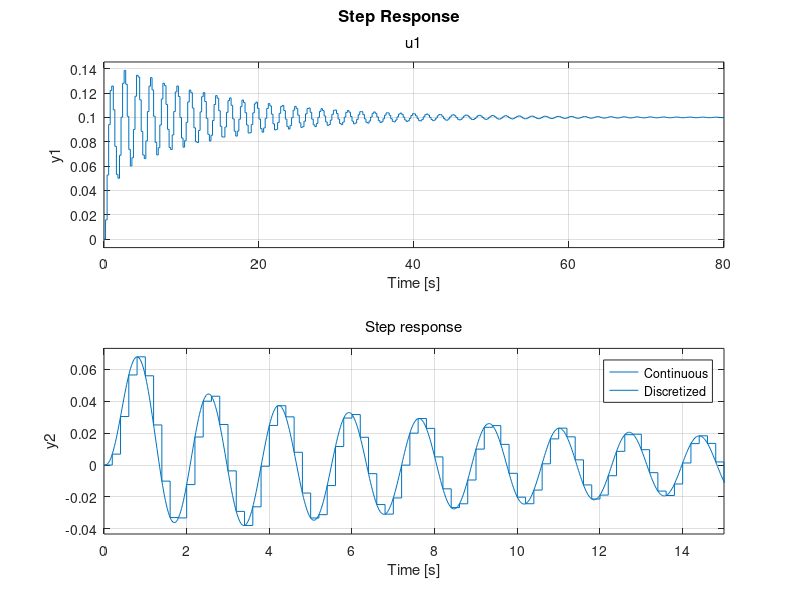

Reproduce this figure in MATLAB. (Note: this script raises an error after producing the figure.)
close all
%% Filtering Circuit
% The physical parameters for our example are:
% (L1)   inductance from first loop     2 H
% (C1)   capacitance from first loop    0.05 F
% (L2)   inductance from second loop    1 H
% (C2)   capacitance from second loop   0.047 F
% (R)    resistance                     10 Ohm

L1 = 2;
C1 = 0.05;
L2 = 1;
C2 = 0.047;
R = 10;

% e(t) modeled as white random process e(t) = w(t)

% x(t) = [q1(t) q2(t) q1(t)' q2(t)']
% q1(t)'' = 1/L1*(-R(q1(t)'-q2(t)')-1/C1*q1(t))
% q2(t)'' = 1/L2*(-R(q2(t)'-q1(t)')-1/C2*q2(t))
% xdot(t) = Ac*x(t) + G*w(t), w(t) ∼ N(0,Qc) 
% y(t) = Cc*x(t) + e(t), e(t) ~ N(0,Rc) 

Ac = [0 0 1 0; 
    0 0 0 1; 
    -1/(L1*C1) 0 -R/L1 R/L1; 
    0 -1/(L2*C2) R/L2 -R/L2];

Gc = [0 0 1 0]';

C = [1 0 0 0;
    0 1 0 0];

Qc = [10];
Qp = zeros(4,4);
Qp(3,3) = Qc;

Ts = 1;
Tc = 0.2;

Rd = eye(2)*0.25;

%% Discretization

sysC = ss(Ac, Gc, C, []);
sysD = c2d(sysC, Tc);

figure();
step(sysC);
hold on
step(sysD);
hold off
grid on
title('Step response');
legend('Continuous', 'Discretized');
xlim([0, 15]);

Ad = sysD.A;
Gd = sysD.B;
Cd = sysD.C;

Q = @(t) expm(Ac*t)*Qp*expm(Ac'*t);
Qd = integral(Q, 0, Tc, 'ArrayValued', 1);



%% Data generation
T = Tc;
sysD = ss(Ad, eye(4), eye(4), [], Tc);
data_len = 2000;
t = 0:T:(data_len*T)-T;
% w = (sqrt(Qd)*randn(length(Qd), data_len)).';
% n = (randn(length(Rd), data_len).'*sqrt(Rd)).';

w = mvnrnd(zeros(4,1), Qd, data_len).';
n = mvnrnd(zeros(2,1), Rd, data_len).';

Xt = lsim(sysD, w, t).';
Yt = C*Xt + n;

x0 = zeros(4, 1);
P0 = eye(4)*100;

%% Kalman algorithm
xhat = zeros(4, data_len);
xhat(:, 1) = x0;
P = cell(1, data_len);
P{1} = P0;
% innovation covariance
Sk = cell(1, floor(data_len/5));
% innovation
v = zeros(2, floor(data_len/5));
% normalised innovation
q = zeros(1, floor(data_len/5));
% error
err = zeros(2, floor(data_len/5));
for i = 1:data_len
    curx = xhat(:, i);
    curP = P{i};
    % measures
%     if(i ~= 0)
%         v(:, i) = Yt(:, i) - C*curx;
%         Sk{i} = Rd + C*P{i}*C';
%         q(i) = v(:, i)'*inv(Sk{i})*v(:, i);
%     end
    if(mod(i, 5) == 1)
        % next output
        cury = Yt(:, i);
        
        idx = floor(i/5)+1;
        v(:, idx) = cury - C*curx;
        Sk{idx} = Rd + C*P{i}*C';
        q(idx) = v(:, idx)'*inv(Sk{idx})*v(:, idx);
        
        % data-update step
        L = curP*C'*inv(C*curP*C' + Rd);
        curx = curx + L*(cury - C*curx);
        curP = curP - L*C*curP;
        xhat(:, i) = curx;
        err(:, idx) = cury - C*curx;
    end
    % time-update step
    if(i ~= data_len)
        xhat(:, i+1) = Ad*curx;
        P{i+1} = Ad*curP*Ad' + Qd;
    end
end
%% Plotting
plot_est(Yt, xhat, data_len);


%% Results
disp('----------------------Ideal Example----------------------')
[valid, p] = test1(v, Sk);
disp('========Test1========')
disp('Valid')
disp(valid)
disp('Percenatge')
disp(p)

valid = test2(q, 2, length(q));
disp('========Test2========')
disp('Valid')
disp(valid)

disp('========Test3========')
[valid, p] = test3(v);
disp('Valid')
disp(valid)
disp('Percentage')
disp(p)

disp('========RMSE========')
RMSE_err_inn = RMSE(v);
RMSE_err = RMSE(err);
disp('Error from innovation')
disp(RMSE_err_inn)
disp('Error from filtered value')
disp(RMSE_err)


%% Model Mismatch
R = 15;
L1 = 5;
C1 = 0.25;
Ac = [0 0 1 0; 
    0 0 0 1; 
    -1/(L1*C1) 0 -R/L1 R/L1; 
    0 -1/(L2*C2) R/L2 -R/L2];

sysC = ss(Ac, Gc, C, []);
sysD = c2d(sysC, Tc);

Amm = sysD.A;

%% Kalman Algorithm - Model mismatch
xhat = zeros(4, data_len);
xhat(:, 1) = x0;
P = cell(1, data_len);
P{1} = P0;
% innovation covariance
Sk = cell(1, floor(data_len/5));
% innovation
v = zeros(2, floor(data_len/5));
% normalised innovation
q = zeros(1, floor(data_len/5));
% error
err = zeros(2, floor(data_len/5));
for i = 1:data_len
    curx = xhat(:, i);
    curP = P{i};
    
    if(mod(i, 5) == 1)
        % next output
        cury = Yt(:, i);
        
        % measures
        idx = floor(i/5)+1;
        v(:, idx) = cury - C*curx;
        Sk{idx} = Rd + C*P{i}*C';
        q(idx) = v(:, idx)'*inv(Sk{idx})*v(:, idx);
        
        % data-update step
        L = curP*C'*inv(C*curP*C' + Rd);
        curx = curx + L*(cury - C*curx);
        curP = curP - L*C*curP;
        xhat(:, i) = curx;
        err(:, idx) = cury - C*curx;
    end
    % time-update step
    if(i ~= data_len)
        xhat(:, i+1) = Amm*curx;
        P{i+1} = Amm*curP*Amm' + Qd;
    end
end
%% Plotting
plot_est(Yt, xhat, data_len);
%% Results
disp('----------------------Model mismatch----------------------')
[valid, p] = test1(v, Sk);
disp('========Test1========')
disp('Valid')
disp(valid)
disp('Percenatge')
disp(p)

valid = test2(q, 2, length(q));
disp('========Test2========')
disp('Valid')
disp(valid)

disp('========Test3========')
[valid, p] = test3(v);
disp('Valid')
disp(valid)
disp('Percentage')
disp(p)

disp('========RMSE========')
RMSE_err_inn = RMSE(v);
RMSE_err = RMSE(err);
disp('Error from innovation')
disp(RMSE_err_inn)
disp('Error from filtered value')
disp(RMSE_err)

%% Noise Mismatch
Rnm = [0.5 0.1; 0.1 0.75];
Qnm = Qd;
Qnm(2, 2) = 0.5;

%% Kalman Algorithm - Noise mismatch
xhat = zeros(4, data_len);
xhat(:, 1) = x0;
P = cell(1, data_len);
P{1} = P0;
% innovation covariance
Sk = cell(1, floor(data_len/5));
% innovation
v = zeros(2, floor(data_len/5));
% normalised innovation
q = zeros(1, floor(data_len/5));
% error
err = zeros(2, floor(data_len/5));
for i = 1:data_len
    curx = xhat(:, i);
    curP = P{i};
    
    if(mod(i, 5) == 1)
        % next output
        cury = Yt(:, i);
        
        % measures
        idx = floor(i/5)+1;
        v(:, idx) = cury - C*curx;
        Sk{idx} = Rnm + C*P{i}*C';
        q(idx) = v(:, idx)'*inv(Sk{idx})*v(:, idx);
        
        % data-update step
        L = curP*C'*inv(C*curP*C' + Rnm);
        curx = curx + L*(cury - C*curx);
        curP = curP - L*C*curP;
        xhat(:, i) = curx;
        err(:, idx) = cury - C*curx;
    end
    % time-update step
    if(i ~= data_len)
        xhat(:, i+1) = Ad*curx;
        P{i+1} = Ad*curP*Ad' + Qnm;
    end
end
%% Plotting
plot_est(Yt, xhat, data_len);
%% Results
disp('----------------------Noise mismatch----------------------')
[valid, p] = test1(v, Sk);
disp('========Test1========')
disp('Valid')
disp(valid)
disp('Percenatge')
disp(p)

valid = test2(q, 2, length(q));
disp('========Test2========')
disp('Valid')
disp(valid)

disp('========Test3========')
[valid, p] = test3(v);
disp('Valid')
disp(valid)
disp('Percentage')
disp(p)

disp('========RMSE========')
RMSE_err_inn = RMSE(v);
RMSE_err = RMSE(err);
disp('Error from innovation')
disp(RMSE_err_inn)
disp('Error from filtered value')
disp(RMSE_err)




function [valid, percentage] = test1(v, S)
    N = length(v);
    inside = 0;
    valid = 0;
    in = NaN(2, N);
    out = NaN(2, N);
    for i = 1:N
        [V, D] = eig(S{i});
        [d, ind] = sort(diag(D));
        D = D(ind, ind);
        V = V(:, ind);
        A = sqrt(5.9915*D(2, 2))*V(:, 2);
        B = sqrt(5.9915*D(1, 1))*V(:, 1);
        a = norm(A);
        b = norm(B);
        f = sqrt(a^2 - b^2);
        F1 = f*V(:, 2);
        F2 = -f*V(:, 2);
        
        dist = norm(F1 - v(:, i)) + norm(F2 - v(:, i));
        if(dist <= 2*a)
            inside = inside + 1;
            in(:, i) = v(:, i);
        else
            out(:, i) = v(:, i);
        end
    end
    
    percentage = inside/N;
    if(percentage >= 0.95)
        valid = 1;
    end
    
    % ellipse
    [U_calc,D_calc,~] = svd(S{i});
    Ncircle = 100; % number of elements in graph
    theta = [0:1/Ncircle:2*pi+1/Ncircle];
    
    unit_circle(1,:) = cos(theta); % x
    unit_circle(2,:) = sin(theta); % y 
    ell = U_calc*sqrt(5.991*D_calc)*unit_circle;
    
    figure();
    scatter(in(1, :), in(2, :), 'b.');
    hold on
    scatter(out(1, :), out(2, :), 'r.');
    plot(ell(1, :), ell(2, :), 'g', 'LineWidth', 1.5);
    hold off
    title('Innovation boundedness test')
    legend('In 95 % confidence', 'Outliers', 'Covariance ellipsoid')
    grid on
end

function valid = test2(q, m, N)
    qm = mean(q);
    r1 = chi2inv(0.025 ,N*m);
    r2 = chi2inv(0.975, N*m);
    if(qm*N >= r1 && qm*N <= r2)
        valid = 1;
    else
        valid = 0;
    end
end

function [valid, p] = test3(v)
    N = length(v);
    r = zeros(1, length(v));
    valid = 0;
    for tau = 1:N
        for k = 1:(N - tau - 1)
            r(tau) = r(tau) + v(k)'*v(k + tau);
        end
        r(tau) = r(tau)/N;
    end
    bound = 2*(1/sqrt(N));
    in = zeros(1, N);
    in(abs(r) <= bound) = 1;
    p = sum(in)/N;
    if(p >= 0.95)
        valid = 1;
    end
    figure();
    plot(1:N, r, 'LineWidth', 1.5)
    grid on
    title('Autocorrelation')
    hold on
    plot([1,N], [bound, bound], 'r--', 'LineWidth', 1.5)
    plot([1,N], -[bound, bound], 'r--', 'LineWidth', 1.5)
    hold off
    legend('Autocorrelation', '95 % confidence bounds');
end
function RMSE_err = RMSE(err)
    SE = err.^2;
    MSE = mean(SE, 2);
    RMSE_err = sqrt(MSE);
end

function plot_est(y, xhat, data_len)
    ts = 0:1:floor(data_len/5)-1;
    tc = 0:0.2:(data_len*0.2)-0.2;
    y = y(:, 1:5:data_len);
    figure();
    subplot(211)
    plot(ts, y(1, :), 'LineWidth', 1.5)
    hold on
    plot(tc, xhat(1, :) , 'LineWidth', 1.5)
    hold off
    grid on
    title('Charge estimation')
    xlim([150 200]);
    legend('Measured', 'Estimated');
    
    subplot(212)
    plot(ts, y(2, :), 'LineWidth', 1.5)
    hold on
    plot(tc, xhat(2, :), 'LineWidth', 1.5)
    hold off
    grid on
    title('Charge rate estimation')
    xlim([150 200]);
    legend('Measured', 'Estimated');
end

